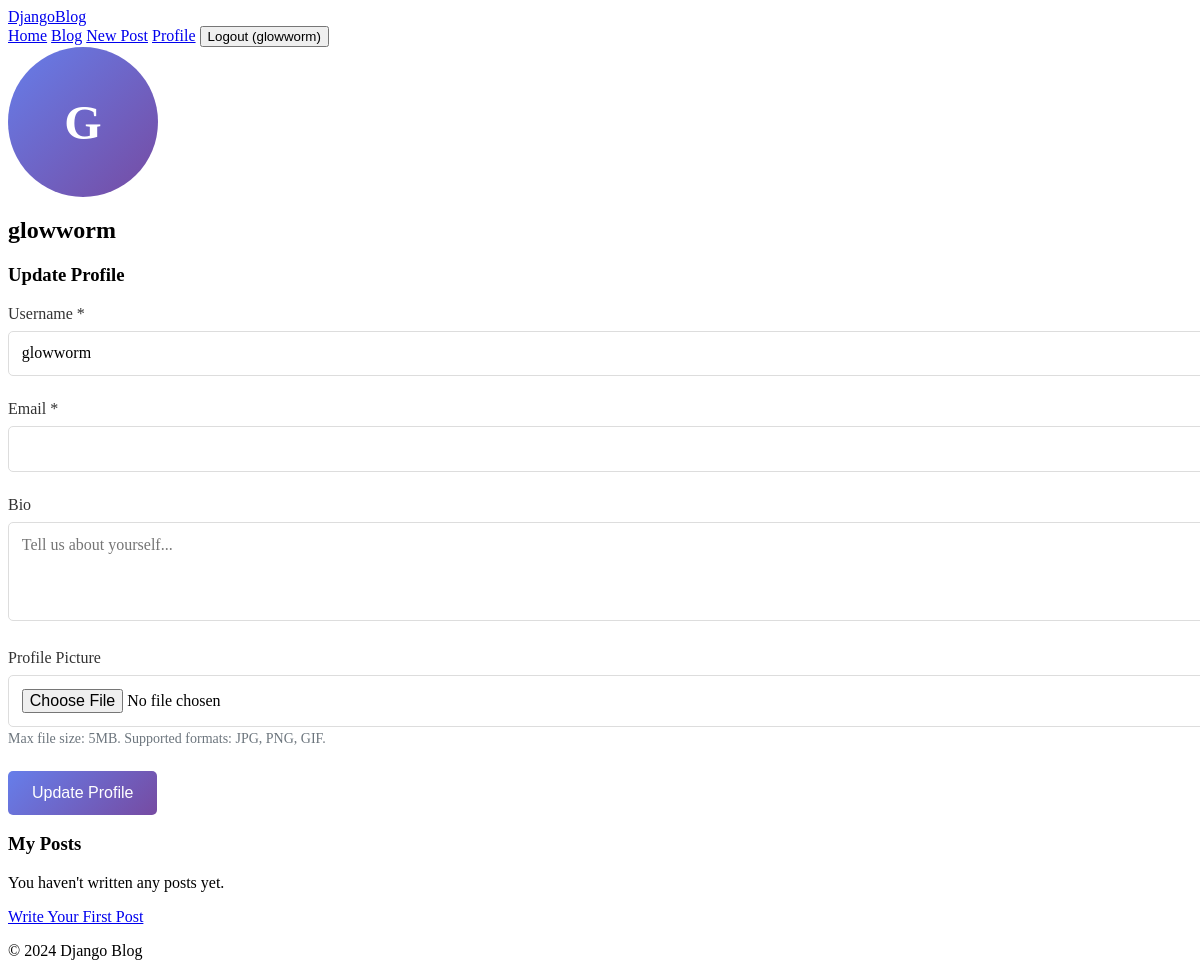
The page /profile/ (signed in) on the database as committed earlier.
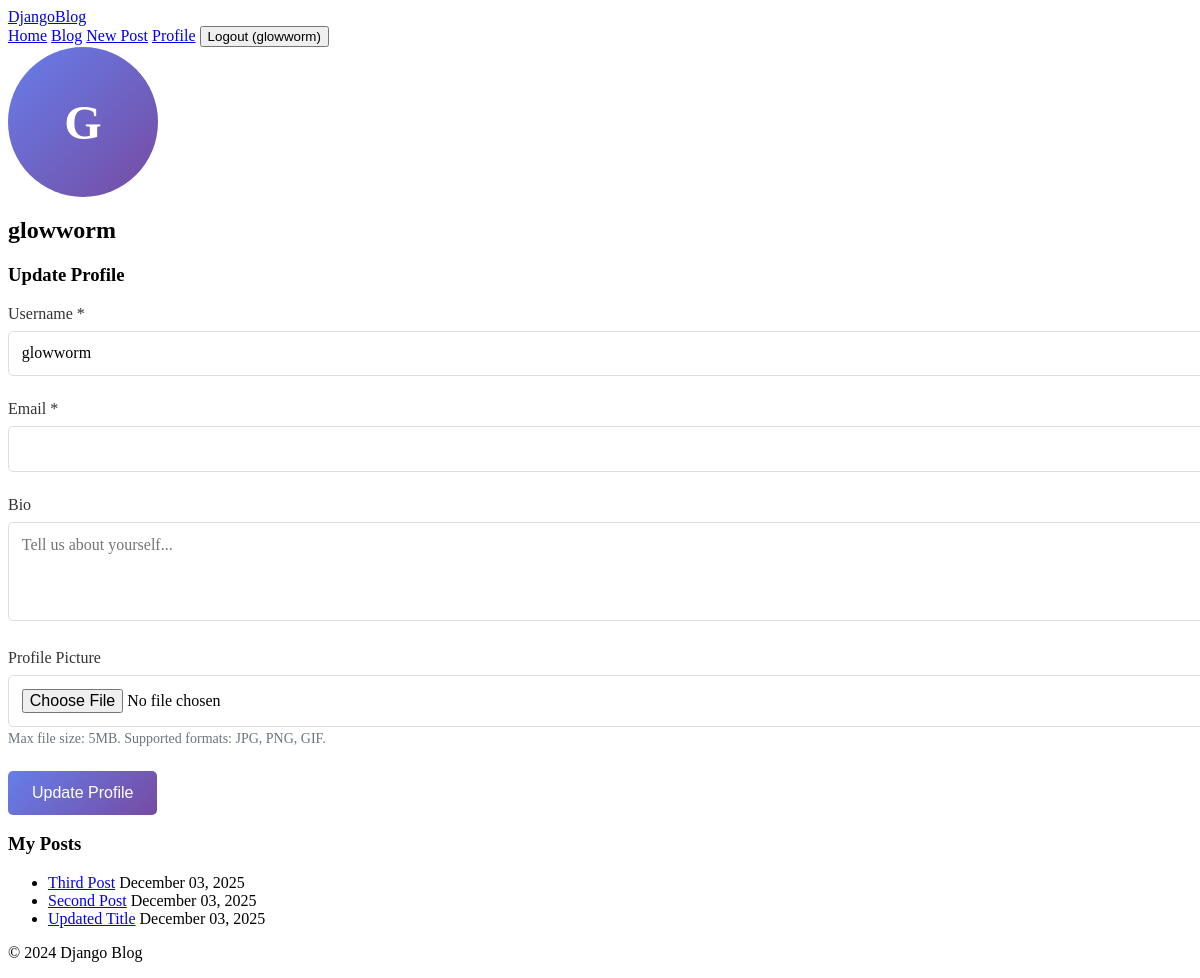
The same page on the database as committed later.
### blog/models.py (models this page shows, shortened)
class Post(models.Model):
    title = models.CharField(max_length=200)
    content = models.TextField()
    published_date = models.DateTimeField(default=timezone.now)
    created_date = models.DateTimeField(auto_now_add=True)
    updated_date = models.DateTimeField(auto_now=True)
    author = models.ForeignKey(User, on_delete=models.CASCADE, related_name='posts')
    class Meta:
        ordering = ['-published_date']  # Newest first

### blog/views.py (the view, shortened to what this page needs)
# urls.py: path('profile/', views.profile_view, name='profile'),
@login_required
def profile_view(request):
    context = {
        'user': request.user,
    }
    return render(request, 'blog/profile.html', context)

### blog/templates/blog/profile.html (shortened to what this page needs)
{% extends 'blog/base.html' %}
{% block content %}
<div class="profile-container">
    <div class="profile-header">
        {% if user.profile.profile_pic and user.profile.profile_pic.url %}
            <img src="{{ user.profile.profile_pic.url }}" alt="{{ user.username }}" class="profile-img">
        {% else %}
            <div class="profile-img-placeholder">{{ user.username|first|upper }}</div>
        {% endif %}
        <div class="profile-info">
            <h2>{{ user.username }}</h2>
        </div>
    </div>
    <div class="profile-form">
        <h3>Update Profile</h3>
        <form method="POST" enctype="multipart/form-data">
            <div class="form-group">
                <label for="id_username">Username *</label>
                <input type="text" name="username" id="id_username" class="form-control"
                       value="{{ user.username }}" required>
            </div>
            <div class="form-group">
                <label for="id_email">Email *</label>
                <input type="email" name="email" id="id_email" class="form-control"
                       value="{{ user.email }}" required>
            </div>
            <div class="form-group">
                <label for="id_bio">Bio</label>
                <textarea name="bio" id="id_bio" class="form-control" rows="4"
                          placeholder="Tell us about yourself...">{{ user.profile.bio }}</textarea>
            </div>
            <div class="form-group">
                <label for="id_profile_pic">Profile Picture</label>
                <input type="file" name="profile_pic" id="id_profile_pic" class="form-control"
                       accept="image/*">
                <small class="help-text">Max file size: 5MB. Supported formats: JPG, PNG, GIF.</small>
            </div>
            <button type="submit" class="btn btn-primary">Update Profile</button>
        </form>
    </div>
    <div class="user-posts">
        <h3>My Posts</h3>
        {% if user.posts.all %}
            <ul class="post-list">
                {% for post in user.posts.all %}
                    <li>
                        <a href="{% url 'post-detail' post.pk %}">{{ post.title }}</a>
                        <span class="post-date">{{ post.published_date|date:"F d, Y" }}</span>
                    </li>
                {% endfor %}
            </ul>
        {% else %}
            <p>You haven't written any posts yet.</p>
            <a href="/admin/blog/post/add/" class="btn">Write Your First Post</a>
        {% endif %}
    </div>
</div>
{% endblock %}

Rows that differ between the two databases and show on the page:
added Post: title "Third Post", published_date "December 03, 2025"
added Post: title "Second Post", published_date "December 03, 2025"
added Post: title "Updated Title", published_date "December 03, 2025"
Other text that changed with them:
text no longer shown: "You haven't written any posts yet. Write Your First Post"
